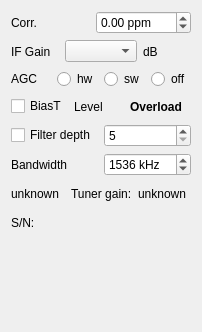
<?xml version="1.0" encoding="UTF-8"?>
<ui version="4.0">
 <class>dabstickWidget</class>
 <widget class="QWidget" name="dabstickWidget">
  <property name="geometry">
   <rect>
    <x>0</x>
    <y>0</y>
    <width>202</width>
    <height>332</height>
   </rect>
  </property>
  <property name="windowTitle">
   <string>RT2832 dabstick</string>
  </property>
  <layout class="QVBoxLayout" name="verticalLayout">
   <item>
    <layout class="QHBoxLayout" name="horizontalLayout">
     <item>
      <widget class="QLabel" name="Label1">
       <property name="text">
        <string>Corr.</string>
       </property>
      </widget>
     </item>
     <item>
      <widget class="QDoubleSpinBox" name="ppm_correction">
       <property name="toolTip">
        <string>&lt;html&gt;&lt;head/&gt;&lt;body&gt;&lt;p&gt;Oscillator frequency correction in ppm. Enter the observed frequency offset of the device's oscillator.&lt;/p&gt;&lt;/body&gt;&lt;/html&gt;</string>
       </property>
       <property name="suffix">
        <string> ppm</string>
       </property>
       <property name="minimum">
        <double>-150.000000000000000</double>
       </property>
       <property name="maximum">
        <double>150.000000000000000</double>
       </property>
      </widget>
     </item>
    </layout>
   </item>
   <item>
    <layout class="QHBoxLayout" name="horizontalLayout_1">
     <item>
      <widget class="QLabel" name="gainLabel">
       <property name="text">
        <string>IF Gain</string>
       </property>
      </widget>
     </item>
     <item>
      <widget class="QComboBox" name="gainControl">
       <property name="toolTip">
        <string>&lt;html&gt;&lt;head/&gt;&lt;body&gt;&lt;p&gt;IF gain in dB. Only the discrete values supported by the device are shown.&lt;/p&gt;&lt;/body&gt;&lt;/html&gt;</string>
       </property>
      </widget>
     </item>
     <item>
      <widget class="QLabel" name="dbLabel">
       <property name="text">
        <string>dB</string>
       </property>
      </widget>
     </item>
    </layout>
   </item>
   <item>
    <layout class="QHBoxLayout" name="horizontalLayout_2">
     <item>
      <widget class="QLabel" name="Label2">
       <property name="text">
        <string>AGC</string>
       </property>
      </widget>
     </item>
     <item>
      <widget class="QRadioButton" name="hw_agc">
       <property name="text">
        <string>hw</string>
       </property>
      </widget>
     </item>
     <item>
      <widget class="QRadioButton" name="sw_agc">
       <property name="text">
        <string>sw</string>
       </property>
      </widget>
     </item>
     <item>
      <widget class="QRadioButton" name="manual">
       <property name="text">
        <string>off</string>
       </property>
      </widget>
     </item>
    </layout>
   </item>
   <item>
    <layout class="QHBoxLayout" name="horizontalLayout_3">
     <item>
      <widget class="QCheckBox" name="biasControl">
       <property name="text">
        <string>BiasT</string>
       </property>
      </widget>
     </item>
     <item>
      <widget class="QLabel" name="Label3">
       <property name="text">
        <string>Level</string>
       </property>
      </widget>
     </item>
     <item>
      <widget class="QLabel" name="labelOverload">
       <property name="minimumSize">
        <size>
         <width>70</width>
         <height>0</height>
        </size>
       </property>
       <property name="maximumSize">
        <size>
         <width>70</width>
         <height>16777215</height>
        </size>
       </property>
       <property name="font">
        <font>
         <bold>true</bold>
        </font>
       </property>
       <property name="toolTip">
        <string>&lt;html&gt;&lt;head/&gt;&lt;body&gt;&lt;p&gt;Shows the ADC overload condition. Decrease the gain to avoid this.&lt;/p&gt;&lt;/body&gt;&lt;/html&gt;</string>
       </property>
       <property name="text">
        <string>Overload</string>
       </property>
       <property name="alignment">
        <set>Qt::AlignmentFlag::AlignCenter</set>
       </property>
      </widget>
     </item>
    </layout>
   </item>
   <item>
    <layout class="QHBoxLayout" name="horizontalLayout_4">
     <item>
      <widget class="QCheckBox" name="filterSelector">
       <property name="toolTip">
        <string>&lt;html&gt;&lt;head/&gt;&lt;body&gt;&lt;p&gt;RTL-SDR devices have limited hardware filtering. Enable a 1560 kHz software bandpass filter here.&lt;/p&gt;&lt;/body&gt;&lt;/html&gt;</string>
       </property>
       <property name="text">
        <string>Filter depth</string>
       </property>
      </widget>
     </item>
     <item>
      <widget class="QSpinBox" name="filterDepth">
       <property name="toolTip">
        <string>&lt;html&gt;&lt;head/&gt;&lt;body&gt;&lt;p&gt;Depth of the 1560 kHz software filter. A depth of N requires N &amp;times; 2,048,000 extra additions and complex multiplications per second.&lt;/p&gt;&lt;/body&gt;&lt;/html&gt;</string>
       </property>
       <property name="minimum">
        <number>5</number>
       </property>
       <property name="maximum">
        <number>25</number>
       </property>
      </widget>
     </item>
    </layout>
   </item>
   <item>
    <layout class="QHBoxLayout" name="horizontalLayout_5">
     <item>
      <widget class="QLabel" name="Label4">
       <property name="text">
        <string>Bandwidth</string>
       </property>
      </widget>
     </item>
     <item>
      <widget class="QSpinBox" name="bandwidth">
       <property name="suffix">
        <string> kHz</string>
       </property>
       <property name="minimum">
        <number>1200</number>
       </property>
       <property name="maximum">
        <number>2000</number>
       </property>
       <property name="singleStep">
        <number>20</number>
       </property>
       <property name="value">
        <number>1536</number>
       </property>
      </widget>
     </item>
    </layout>
   </item>
   <item>
    <layout class="QHBoxLayout" name="horizontalLayout_6">
     <item>
      <widget class="QLabel" name="tunerType">
       <property name="text">
        <string>unknown</string>
       </property>
      </widget>
     </item>
     <item>
      <widget class="QLabel" name="Label5">
       <property name="text">
        <string>Tuner gain:</string>
       </property>
      </widget>
     </item>
     <item>
      <widget class="QLabel" name="tunerGain">
       <property name="toolTip">
        <string>&lt;html&gt;&lt;head/&gt;&lt;body&gt;&lt;p&gt;Total gain of the tuner (LNA, Mixer and IF).&lt;/p&gt;&lt;/body&gt;&lt;/html&gt;</string>
       </property>
       <property name="text">
        <string>unknown</string>
       </property>
      </widget>
     </item>
    </layout>
   </item>
   <item>
    <layout class="QHBoxLayout" name="horizontalLayout_7">
     <item>
      <widget class="QLabel" name="Label7">
       <property name="text">
        <string>S/N:</string>
       </property>
      </widget>
     </item>
     <item>
      <widget class="QLabel" name="serialNumber">
       <property name="text">
        <string/>
       </property>
      </widget>
     </item>
    </layout>
   </item>
   <item>
    <widget class="QLabel" name="product_display">
     <property name="frameShadow">
      <enum>QFrame::Shadow::Sunken</enum>
     </property>
     <property name="text">
      <string/>
     </property>
    </widget>
   </item>
   <item>
    <widget class="QLabel" name="deviceNameLabel">
     <property name="toolTip">
      <string>&lt;html&gt;&lt;head/&gt;&lt;body&gt;&lt;p&gt;Device name&lt;/p&gt;&lt;/body&gt;&lt;/html&gt;</string>
     </property>
     <property name="text">
      <string/>
     </property>
    </widget>
   </item>
   <item>
    <widget class="QLabel" name="deviceVersion">
     <property name="toolTip">
      <string>&lt;html&gt;&lt;head/&gt;&lt;body&gt;&lt;p&gt;Version of the detected RTL-SDR library.&lt;/p&gt;&lt;/body&gt;&lt;/html&gt;</string>
     </property>
     <property name="text">
      <string/>
     </property>
    </widget>
   </item>
  </layout>
 </widget>
 <resources/>
 <connections/>
</ui>
